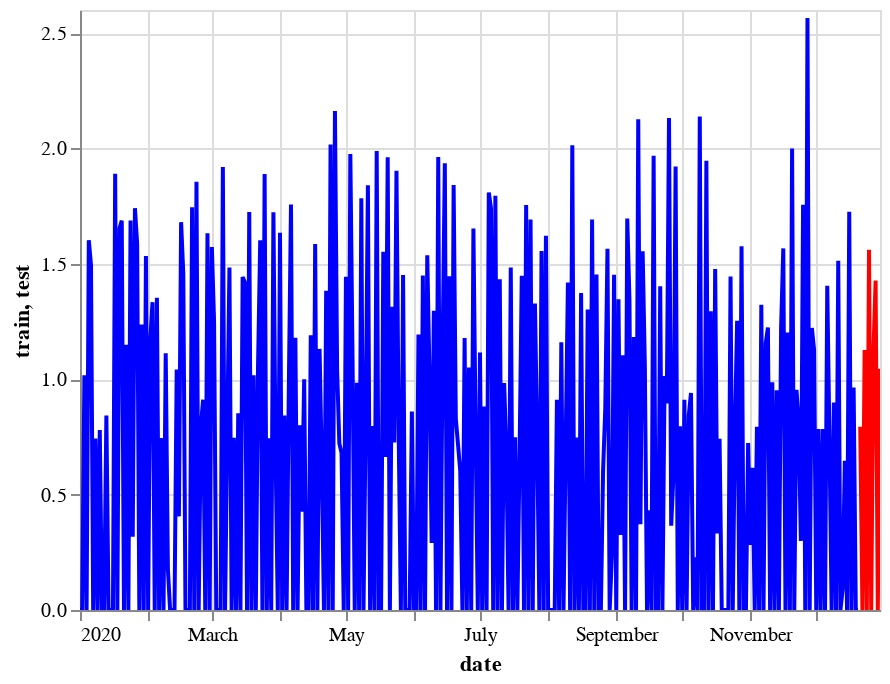

Notebook code for this chart:
### Code cell
base = alt.Chart(all_consumption.reset_index()).encode(x='date')

alt.layer(
    base.mark_line(color='blue').encode(y='train'),
    base.mark_line(color='red').encode(y='test')
).interactive()

### Figure 1 — Vega-Lite specification as saved in the notebook (floating-point values rounded to 4 significant figures; data arrays with more than 128 entries replaced by an {"elided": "..."} marker saying what was removed)
{"config": {"view": {"continuousWidth": 400, "continuousHeight": 300}}, "layer": [{"mark": {"type": "line", "color": "blue"}, "encoding": {"x": {"type": "temporal", "field": "date"}, "y": {"type": "quantitative", "field": "train"}}, "selection": {"selector001": {"type": "interval", "bind": "scales", "encodings": ["x", "y"]}}}, {"mark": {"type": "line", "color": "red"}, "encoding": {"x": {"type": "temporal", "field": "date"}, "y": {"type": "quantitative", "field": "test"}}}], "data": {"name": "data-36e2fd0b815cfef51169c75759dcf5d0"}, "$schema": "https://vega.github.io/schema/vega-lite/v4.8.1.json", "datasets": {"data-36e2fd0b815cfef51169c75759dcf5d0": {"elided": "365 records"}}}
